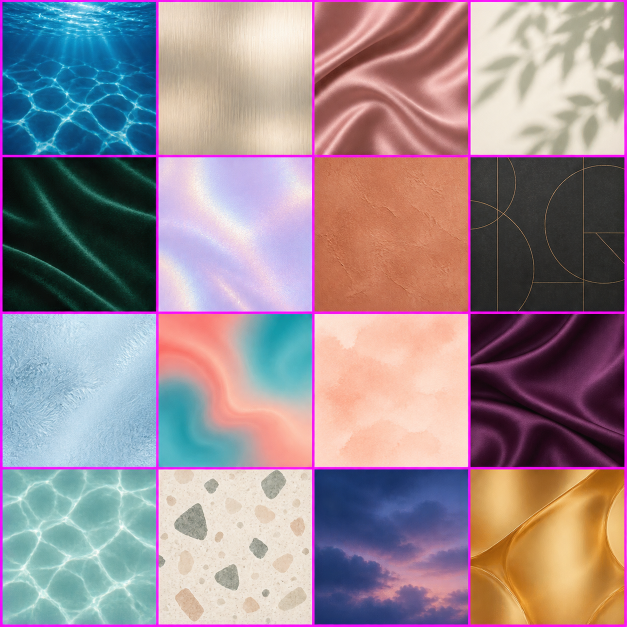
#> input picture resources/source/materials/video-background-texture-sheet-20260925.png, 1254 x 1254 px, found by its file name (shown at 1/2 size)
$ python extract_video_background_texture_sheet.py
#> lines starting #> are read from the running program, lines starting #| are printed output that depends on the picture
"""Extract a generated 4x4 video-background texture atlas into sticker tiles.

The original atlas stays under docs/assets for review. Each texture is cropped
inside its cell, centered on a transparent 320px canvas, and accompanied by a
hash-pinned extraction report and contact sheet.
"""

from __future__ import annotations

import argparse
import hashlib
import json
from pathlib import Path

from PIL import Image, ImageDraw


ROOT = Path(__file__).resolve().parents[1]
DEFAULT_SHEET = ROOT / "docs/assets/video-background-texture-sheet-20260925.png"
DEFAULT_OUTPUT = ROOT / "src/cutvoke/assets/stickers"
DEFAULT_REPORT = ROOT / "docs/assets/video-background-texture-sheet-20260925.extraction.json"
DEFAULT_CATALOG = ROOT / "src/cutvoke/core/builtin_stickers.json"
CELL_COUNT = 4
CROP_FRACTION = 0.82
OUTPUT_SIZE = 320
PADDING = 32
DEFAULT_SCALE = 2.22

PROMPT = (
    "One square 4x4 atlas of 16 restrained video background textures with exact "
    "magenta gutters: underwater blue caustics, champagne brushed glass, rose "
    "satin, sage leaf shadows, emerald velvet, lilac pearl, terracotta plaster, "
    "charcoal gold geometry, icy frosted glass, coral teal flow, peach watercolor, "
    "plum silk, seafoam refraction, cream terrazzo, twilight clouds, amber glass. "
    "No text, logos, objects, or noisy artifacts. Generated with OpenAI built-in "
    "image generation for the CutVoke project on 2026-09-25."
)

TEXTURES = (
    ("texture_bg_underwater_caustics", "深海焦散", ("背景纹理", "深海", "水光", "蓝色")),
    ("texture_bg_champagne_glass", "香槟拉丝玻璃", ("背景纹理", "玻璃", "香槟金", "细腻")),
    ("texture_bg_rose_satin", "柔玫缎面", ("背景纹理", "缎面", "玫瑰粉", "柔光")),
    ("texture_bg_sage_leaf_shadows", "鼠尾草叶影", ("背景纹理", "叶影", "鼠尾草绿", "自然")),
    ("texture_bg_emerald_velvet", "深翡翠绒面", ("背景纹理", "天鹅绒", "翡翠绿", "质感")),
    ("texture_bg_lilac_pearl", "淡紫珠光", ("背景纹理", "珠光", "淡紫", "虹彩")),
    ("texture_bg_terracotta_plaster", "赤陶灰泥", ("背景纹理", "赤陶", "灰泥", "暖色")),
    ("texture_bg_charcoal_gold", "炭黑金线", ("背景纹理", "炭黑", "金线", "几何")),
    ("texture_bg_ice_frosted_glass", "冰蓝磨砂玻璃", ("背景纹理", "冰蓝", "磨砂玻璃", "冷调")),
    ("texture_bg_coral_teal_flow", "珊瑚青流体", ("背景纹理", "珊瑚色", "青色", "流体")),
    ("texture_bg_peach_watercolor", "桃粉水彩", ("背景纹理", "桃粉", "水彩", "柔和")),
    ("texture_bg_plum_silk", "深梅丝绸", ("背景纹理", "丝绸", "梅紫", "暗调")),
    ("texture_bg_seafoam_refraction", "海沫折射", ("背景纹理", "海沫绿", "折射", "水光")),
    ("texture_bg_cream_terrazzo", "奶油水磨石", ("背景纹理", "奶油色", "水磨石", "浅色")),
    ("texture_bg_twilight_clouds", "暮色云层", ("背景纹理", "暮色", "云层", "蓝紫")),
    ("texture_bg_amber_glass", "蜜糖琥珀玻璃", ("背景纹理", "琥珀", "玻璃", "金色")),
)


def _sha(path: Path) -> str:
    return hashlib.sha256(path.read_bytes()).hexdigest()


def _contact_sheet(paths: list[Path], output: Path) -> None:
    tile = 180
    sheet = Image.new("RGB", (tile * CELL_COUNT, tile * CELL_COUNT), (29, 34, 43))
    draw = ImageDraw.Draw(sheet)
    for index, path in enumerate(paths):
        row, col = divmod(index, CELL_COUNT)
        x, y = col * tile, row * tile
        background = Image.new("RGBA", (tile, tile), (232, 235, 240, 255))
        block = 18
        checker = ImageDraw.Draw(background)
        for cy in range(0, tile, block):
            for cx in range(0, tile, block):
                if (cx // block + cy // block) % 2:
                    checker.rectangle((cx, cy, cx + block - 1, cy + block - 1),
                                      fill=(205, 210, 218, 255))
        with Image.open(path) as source:
            source = source.convert("RGBA")
            source.thumbnail((tile - 26, tile - 26), Image.Resampling.LANCZOS)
            background.alpha_composite(source, ((tile - source.width) // 2,
                                                (tile - source.height) // 2))
        sheet.paste(background.convert("RGB"), (x, y))
        draw.rectangle((x + 5, y + 5, x + 34, y + 25), fill=(22, 27, 35))
        draw.text((x + 12, y + 9), f"{index + 1:02d}", fill=(255, 255, 255))
    output.parent.mkdir(parents=True, exist_ok=True)
    sheet.save(output, optimize=True)


def extract(sheet: Path, output: Path, report: Path) -> list[dict]:
    source = Image.open(sheet).convert("RGBA")
#> source is the input picture: PIL image 1254x1254 RGBA; mean R, G, B, A 151.3, 133.7, 141.4, 246.8
    width, height = source.size
#> width = 1254; height = 1254
    if width < CELL_COUNT * 64 or height < CELL_COUNT * 64:
        raise ValueError("source atlas is too small for a 4x4 extraction")
    cell_w, cell_h = width / CELL_COUNT, height / CELL_COUNT
#> cell_w = 313.5; cell_h = 313.5
    output.mkdir(parents=True, exist_ok=True)
    targets = [output / f"{stem}.png" for stem, _name, _keywords in TEXTURES]
    existing = [path.name for path in targets if path.exists()]
    if existing:
        raise FileExistsError(f"will not overwrite existing assets: {existing}")

    assets: list[dict] = []
    for index, (stem, name, keywords) in enumerate(TEXTURES):
        row, col = divmod(index, CELL_COUNT)
        x0, x1 = round(col * cell_w), round((col + 1) * cell_w)
        y0, y1 = round(row * cell_h), round((row + 1) * cell_h)
        side = min(x1 - x0, y1 - y0)
        crop_side = round(side * CROP_FRACTION)
        left = x0 + ((x1 - x0) - crop_side) // 2
        top = y0 + ((y1 - y0) - crop_side) // 2
        box = (left, top, left + crop_side, top + crop_side)
        artwork = source.crop(box).resize(
            (OUTPUT_SIZE - 2 * PADDING, OUTPUT_SIZE - 2 * PADDING),
            Image.Resampling.LANCZOS)
        prepared = Image.new("RGBA", (OUTPUT_SIZE, OUTPUT_SIZE), (0, 0, 0, 0))
        prepared.alpha_composite(artwork, (PADDING, PADDING))
        target = output / f"{stem}.png"
        prepared.save(target, optimize=True)
        alpha = prepared.getchannel("A")
        bounds = alpha.point(lambda value: 255 if value >= 16 else 0).getbbox()
        assets.append({
            "index": index + 1,
            "stem": stem,
            "name": name,
            "subcategory": "背景纹理",
            "keywords": list(keywords),
            "row": row,
            "column": col,
            "sourceCell": [x0, y0, x1, y1],
            "cropBox": list(box),
            "size": [OUTPUT_SIZE, OUTPUT_SIZE],
            "defaultScale": DEFAULT_SCALE,
            "alphaBounds": list(bounds) if bounds else None,
            "alphaExtrema": list(alpha.getextrema()),
            "sha256": _sha(target),
        })
#> this loop made 16 passes
#> pass 1, in extract, `alpha = prepared.getchannel("A")`:
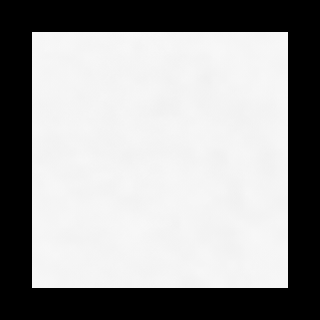
#> alpha: PIL image 320x320 L; min 0, max 249, mean 156.6
#> after the loop:
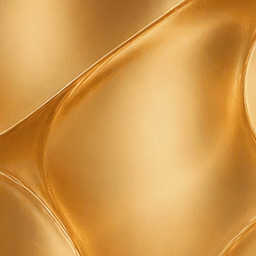
#> artwork: PIL image 256x256 RGBA; mean R, G, B, A 207.8, 148.6, 70.5, 246.4; transparent parts drawn white
#> after the loop:
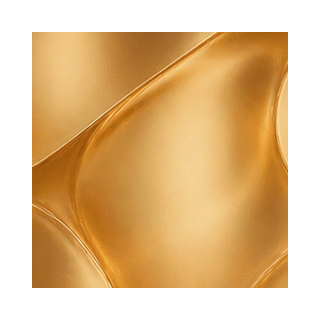
#> prepared: PIL image 320x320 RGBA; mean R, G, B, A 133, 95.1, 45.1, 157.7; transparent parts drawn white
#> after the loop, assets = 16 items

    _contact_sheet(targets, report.with_name("video-background-texture-contact-sheet-20260925.png"))
#> in _contact_sheet, `source.thumbnail((tile - 26, tile - 26), Image.Resampling.LANCZOS)`:
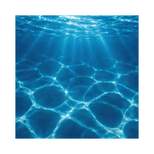
#> source: PIL image 154x154 RGBA; mean R, G, B, A 8.4, 74.3, 106.8, 156.8; transparent parts drawn white
#> in _contact_sheet, `background.alpha_composite(source, ((tile - source.width) // 2, (tile ..`:
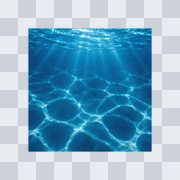
#> background: PIL image 180x180 RGBA; mean R, G, B, A 125.8, 172.5, 198, 255
#> in _contact_sheet, `sheet.paste(background.convert("RGB"), (x, y))`:
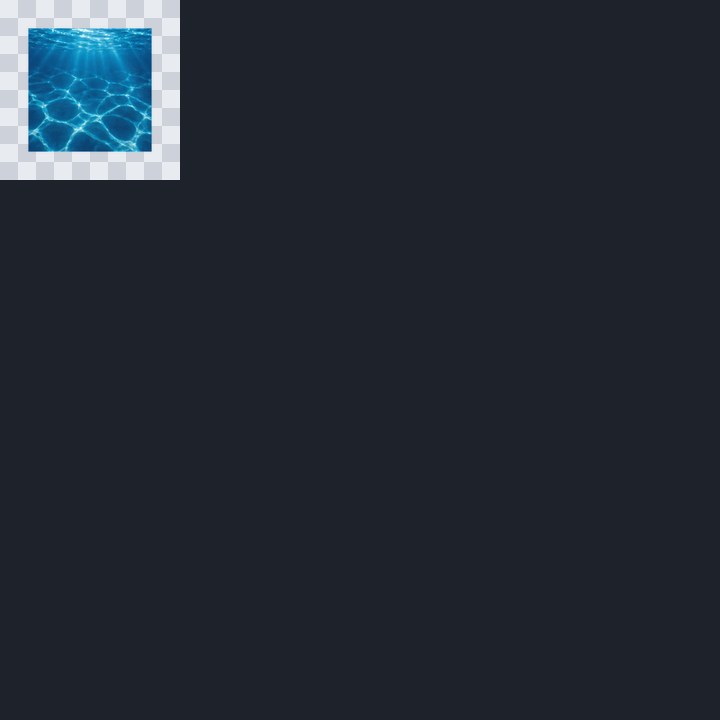
#> sheet: PIL image 720x720 RGB; mean R, G, B 35.1, 42.7, 52.7
#> in _contact_sheet, `sheet.save(output, optimize=True)`:
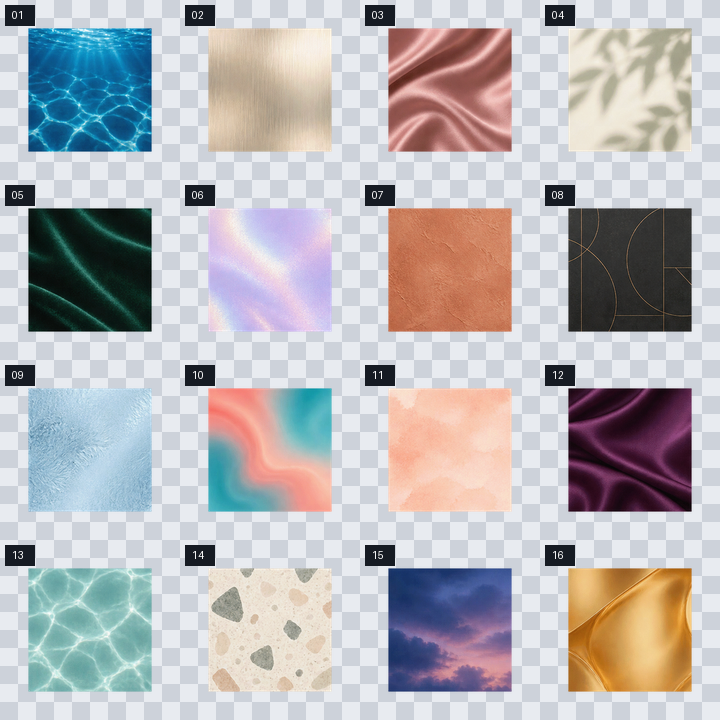
#> saved as video-background-texture-contact-sheet-20260925.png: PIL image 720x720 RGB; mean R, G, B 183.1, 181.2, 183.8
    report.parent.mkdir(parents=True, exist_ok=True)
    report.write_text(json.dumps({
        "schemaVersion": 1,
        "source": sheet.name,
        "sourceSha256": _sha(sheet),
        "sourceSize": [width, height],
        "sourceGenerator": "OpenAI built-in image generation",
        "generatedAt": "2026-09-25",
        "prompt": PROMPT,
        "layout": "4x4",
        "extraction": "centered square crop at 82% of each proportional cell; 32px transparent padding",
        "contactSheet": "video-background-texture-contact-sheet-20260925.png",
        "items": assets,
    }, ensure_ascii=False, indent=2) + "\n", encoding="utf-8")
    return assets


def register_catalog(report: Path, catalog_path: Path) -> int:
    extraction = json.loads(report.read_text(encoding="utf-8"))
    catalog = json.loads(catalog_path.read_text(encoding="utf-8"))
    entries = catalog.get("stickers")
    if not isinstance(entries, list):
        raise ValueError("built-in sticker catalog has no stickers list")
    items = extraction.get("items")
    if not isinstance(items, list) or len(items) != len(TEXTURES):
        raise ValueError("texture extraction report does not contain the expected 16 items")
    existing = {item.get("stem") for item in entries if isinstance(item, dict)}
    new_stems = {item.get("stem") for item in items if isinstance(item, dict)}
    if existing & new_stems:
        raise ValueError(f"texture entries already exist in catalog: {sorted(existing & new_stems)}")
    source = (f"OpenAI built-in image generation; generated 2026-09-25 from "
              f"docs/assets/{extraction['source']}; no third-party source")
    entries.extend({
        "stem": item["stem"],
        "name": item["name"],
        "subcategory": item["subcategory"],
        "keywords": item["keywords"],
        "version": "1.0.0",
        "license": "AI-generated asset; no external source",
        "source": source,
        "defaultScale": float(item.get("defaultScale", DEFAULT_SCALE)),
    } for item in items)
    catalog_path.write_text(json.dumps(catalog, ensure_ascii=False, indent=2) + "\n",
                            encoding="utf-8")
    return len(items)


def main() -> None:
    parser = argparse.ArgumentParser(description=__doc__)
    parser.add_argument("--sheet", type=Path, default=DEFAULT_SHEET)
    parser.add_argument("--output", type=Path, default=DEFAULT_OUTPUT)
    parser.add_argument("--report", type=Path, default=DEFAULT_REPORT)
    parser.add_argument("--register-catalog", action="store_true",
                        help="also add extracted assets to builtin_stickers.json")
    parser.add_argument("--register-only", action="store_true",
                        help="register an existing extraction report without cropping again")
    args = parser.parse_args()
    extracted = [] if args.register_only else extract(args.sheet, args.output, args.report)
#> extracted = 16 items
    registered = register_catalog(args.report, DEFAULT_CATALOG) if args.register_catalog or args.register_only else 0
    print(json.dumps({"extracted": len(extracted), "registered": registered,
                      "report": str(args.report)}, ensure_ascii=False, indent=2))
#| {
#|   "extracted": 16,
#|   "registered": 0,
#|   "report": "docs/assets/video-background-texture-sheet-20260925.extraction.json"
#| }


if __name__ == "__main__":
    main()
